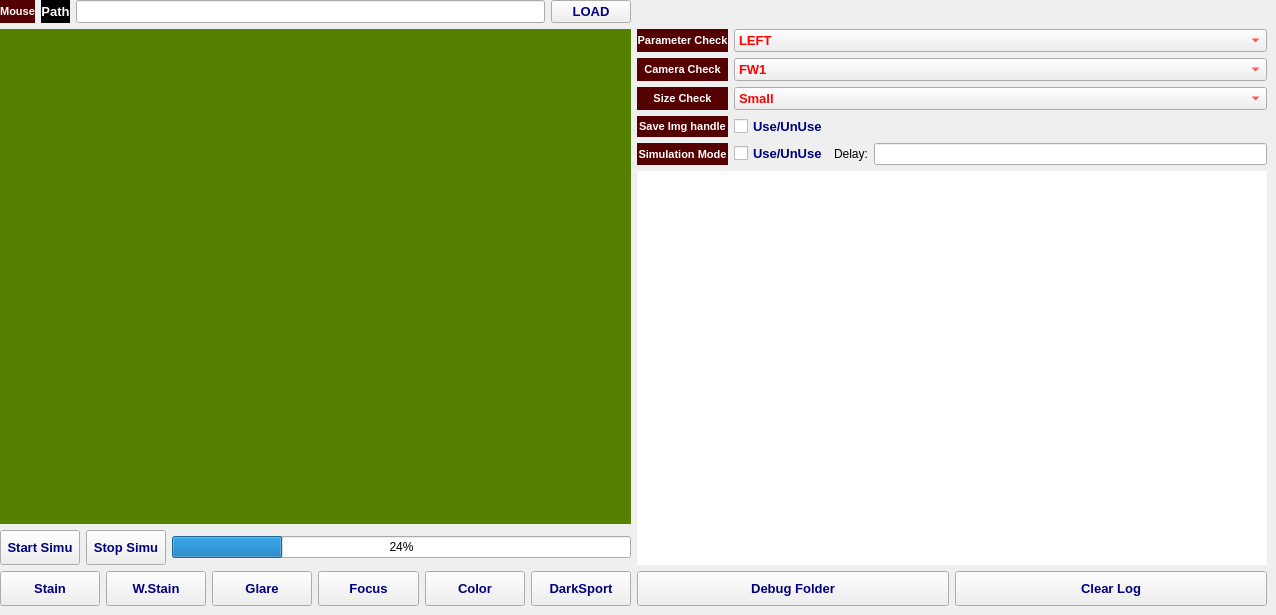
    <widget class="QWidget" name="tabTeach">
     <property name="enabled">
      <bool>true</bool>
     </property>
     <attribute name="icon">
      <iconset resource="Icon.qrc">
       <normaloff>:/Icon/Teach.JPG</normaloff>:/Icon/Teach.JPG</iconset>
     </attribute>
     <attribute name="title">
      <string/>
     </attribute>
     <widget class="QWidget" name="gridLayoutWidget_5">
      <property name="geometry">
       <rect>
        <x>0</x>
        <y>0</y>
        <width>1267</width>
        <height>606</height>
       </rect>
      </property>
      <layout class="QGridLayout" name="gridLayout_5">
       <item row="1" column="0">
        <layout class="QGridLayout" name="gridLayout_14">
         <item row="0" column="0">
          <widget class="QLabel" name="display">
           <property name="styleSheet">
            <string notr="true">background-color: rgb(85, 128, 0);</string>
           </property>
           <property name="text">
            <string/>
           </property>
          </widget>
         </item>
         <item row="1" column="0">
          <layout class="QGridLayout" name="gridLayout_12">
           <item row="0" column="2">
            <widget class="QProgressBar" name="progressBar">
             <property name="value">
              <number>24</number>
             </property>
            </widget>
           </item>
           <item row="0" column="1">
            <widget class="QPushButton" name="btnStopSimulator">
             <property name="minimumSize">
              <size>
               <width>0</width>
               <height>35</height>
              </size>
             </property>
             <property name="font">
              <font>
               <pointsize>10</pointsize>
               <weight>75</weight>
               <bold>true</bold>
              </font>
             </property>
             <property name="styleSheet">
              <string notr="true">color: rgb(0, 0, 127);</string>
             </property>
             <property name="text">
              <string>Stop Simu</string>
             </property>
             <property name="icon">
              <iconset resource="Icon.qrc">
               <normaloff>:/Icon/function.png</normaloff>:/Icon/function.png</iconset>
             </property>
             <property name="iconSize">
              <size>
               <width>45</width>
               <height>45</height>
              </size>
             </property>
            </widget>
           </item>
           <item row="0" column="0">
            <widget class="QPushButton" name="btnStartSimulator">
             <property name="minimumSize">
              <size>
               <width>0</width>
               <height>35</height>
              </size>
             </property>
             <property name="font">
              <font>
               <pointsize>10</pointsize>
               <weight>75</weight>
               <bold>true</bold>
              </font>
             </property>
             <property name="styleSheet">
              <string notr="true">color: rgb(0, 0, 127);</string>
             </property>
             <property name="text">
              <string>Start Simu</string>
             </property>
             <property name="icon">
              <iconset resource="Icon.qrc">
               <normaloff>:/Icon/function.png</normaloff>:/Icon/function.png</iconset>
             </property>
             <property name="iconSize">
              <size>
               <width>45</width>
               <height>45</height>
              </size>
             </property>
            </widget>
           </item>
          </layout>
         </item>
        </layout>
       </item>
       <item row="7" column="2">
        <layout class="QGridLayout" name="gridLayout_10">
         <item row="0" column="1">
          <widget class="QPushButton" name="btnOpenClear">
           <property name="minimumSize">
            <size>
             <width>0</width>
             <height>35</height>
            </size>
           </property>
           <property name="font">
            <font>
             <pointsize>10</pointsize>
             <weight>75</weight>
             <bold>true</bold>
            </font>
           </property>
           <property name="styleSheet">
            <string notr="true">color: rgb(0, 0, 127);</string>
           </property>
           <property name="text">
            <string>Clear Log</string>
           </property>
           <property name="icon">
            <iconset resource="Icon.qrc">
             <normaloff>:/Icon/exit.png</normaloff>:/Icon/exit.png</iconset>
           </property>
           <property name="iconSize">
            <size>
             <width>30</width>
             <height>30</height>
            </size>
           </property>
          </widget>
         </item>
         <item row="0" column="0">
          <widget class="QPushButton" name="btnOpenDebug">
           <property name="minimumSize">
            <size>
             <width>0</width>
             <height>35</height>
            </size>
           </property>
           <property name="font">
            <font>
             <pointsize>10</pointsize>
             <weight>75</weight>
             <bold>true</bold>
            </font>
           </property>
           <property name="styleSheet">
            <string notr="true">color: rgb(0, 0, 127);</string>
           </property>
           <property name="text">
            <string>Debug Folder</string>
           </property>
           <property name="icon">
            <iconset>
             <normaloff>Icon/images.jpg</normaloff>Icon/images.jpg</iconset>
           </property>
           <property name="iconSize">
            <size>
             <width>30</width>
             <height>30</height>
            </size>
           </property>
          </widget>
         </item>
        </layout>
       </item>
       <item row="1" column="2">
        <layout class="QGridLayout" name="gridLayout_3">
         <item row="3" column="0">
          <widget class="QTableWidget" name="tbwLogTestManual">
           <property name="styleSheet">
            <string notr="true">border-radius: 12px;</string>
           </property>
           <property name="editTriggers">
            <set>QAbstractItemView::SelectedClicked</set>
           </property>
           <attribute name="horizontalHeaderDefaultSectionSize">
            <number>1000</number>
           </attribute>
           <attribute name="horizontalHeaderMinimumSectionSize">
            <number>500</number>
           </attribute>
           <attribute name="verticalHeaderCascadingSectionResizes">
            <bool>false</bool>
           </attribute>
          </widget>
         </item>
         <item row="0" column="0">
          <layout class="QGridLayout" name="gridLayout_2">
           <item row="1" column="0">
            <widget class="QLabel" name="lblMouse_7">
             <property name="font">
              <font>
               <pointsize>8</pointsize>
               <weight>75</weight>
               <bold>true</bold>
              </font>
             </property>
             <property name="styleSheet">
              <string notr="true">background-color: rgb(85, 0, 0);
color:rgb(255, 255, 255);</string>
             </property>
             <property name="text">
              <string>Camera Check</string>
             </property>
             <property name="alignment">
              <set>Qt::AlignCenter</set>
             </property>
            </widget>
           </item>
           <item row="2" column="0">
            <widget class="QLabel" name="lblMouse_9">
             <property name="font">
              <font>
               <pointsize>8</pointsize>
               <weight>75</weight>
               <bold>true</bold>
              </font>
             </property>
             <property name="styleSheet">
              <string notr="true">background-color: rgb(85, 0, 0);
color:rgb(255, 255, 255);</string>
             </property>
             <property name="text">
              <string>Size Check</string>
             </property>
             <property name="alignment">
              <set>Qt::AlignCenter</set>
             </property>
            </widget>
           </item>
           <item row="3" column="0">
            <widget class="QLabel" name="lblMouse_10">
             <property name="font">
              <font>
               <pointsize>8</pointsize>
               <weight>75</weight>
               <bold>true</bold>
              </font>
             </property>
             <property name="styleSheet">
              <string notr="true">background-color: rgb(85, 0, 0);
color:rgb(255, 255, 255);</string>
             </property>
             <property name="text">
              <string>Save Img handle</string>
             </property>
             <property name="alignment">
              <set>Qt::AlignCenter</set>
             </property>
            </widget>
           </item>
           <item row="0" column="1">
            <widget class="QComboBox" name="cbbSelectParameterCheckManual">
             <property name="font">
              <font>
               <pointsize>10</pointsize>
               <weight>75</weight>
               <bold>true</bold>
              </font>
             </property>
             <property name="layoutDirection">
              <enum>Qt::LeftToRight</enum>
             </property>
             <property name="styleSheet">
              <string notr="true">color: rgb(255, 0, 0);
</string>
             </property>
             <property name="iconSize">
              <size>
               <width>30</width>
               <height>20</height>
              </size>
             </property>
             <item>
              <property name="text">
               <string>LEFT</string>
              </property>
              <property name="icon">
               <iconset resource="Icon.qrc">
                <normaloff>:/Icon/1.ico</normaloff>:/Icon/1.ico</iconset>
              </property>
             </item>
             <item>
              <property name="text">
               <string>RIGHT</string>
              </property>
              <property name="icon">
               <iconset resource="Icon.qrc">
                <normaloff>:/Icon/2.ico</normaloff>:/Icon/2.ico</iconset>
              </property>
             </item>
            </widget>
           </item>
           <item row="1" column="1">
            <widget class="QComboBox" name="cbbSelectCamToCheck">
             <property name="font">
              <font>
               <pointsize>10</pointsize>
               <weight>75</weight>
               <bold>true</bold>
              </font>
             </property>
             <property name="layoutDirection">
              <enum>Qt::LeftToRight</enum>
             </property>
             <property name="styleSheet">
              <string notr="true">color: rgb(255, 0, 0);
</string>
             </property>
             <property name="iconSize">
              <size>
               <width>30</width>
               <height>20</height>
              </size>
             </property>
             <item>
              <property name="text">
               <string>FW1</string>
              </property>
              <property name="icon">
               <iconset resource="Icon.qrc">
                <normaloff>:/Icon/1.ico</normaloff>:/Icon/1.ico</iconset>
              </property>
             </item>
             <item>
              <property name="text">
               <string>FW2</string>
              </property>
              <property name="icon">
               <iconset resource="Icon.qrc">
                <normaloff>:/Icon/2.ico</normaloff>:/Icon/2.ico</iconset>
              </property>
             </item>
            </widget>
           </item>
           <item row="4" column="0">
            <widget class="QLabel" name="lblMouse_11">
             <property name="font">
              <font>
               <pointsize>8</pointsize>
               <weight>75</weight>
               <bold>true</bold>
              </font>
             </property>
             <property name="styleSheet">
              <string notr="true">background-color: rgb(85, 0, 0);
color:rgb(255, 255, 255);</string>
             </property>
             <property name="text">
              <string>Simulation Mode</string>
             </property>
             <property name="alignment">
              <set>Qt::AlignCenter</set>
             </property>
            </widget>
           </item>
           <item row="2" column="1">
            <widget class="QComboBox" name="cbbSelectSizeCheckManual">
             <property name="font">
              <font>
               <pointsize>10</pointsize>
               <weight>75</weight>
               <bold>true</bold>
              </font>
             </property>
             <property name="layoutDirection">
              <enum>Qt::LeftToRight</enum>
             </property>
             <property name="styleSheet">
              <string notr="true">color: rgb(255, 0, 0);
</string>
             </property>
             <property name="iconSize">
              <size>
               <width>30</width>
               <height>20</height>
              </size>
             </property>
             <item>
              <property name="text">
               <string>Small</string>
              </property>
              <property name="icon">
               <iconset resource="Icon.qrc">
                <normaloff>:/Icon/1.ico</normaloff>:/Icon/1.ico</iconset>
              </property>
             </item>
             <item>
              <property name="text">
               <string>Large</string>
              </property>
              <property name="icon">
               <iconset resource="Icon.qrc">
                <normaloff>:/Icon/2.ico</normaloff>:/Icon/2.ico</iconset>
              </property>
             </item>
            </widget>
           </item>
           <item row="0" column="0">
            <widget class="QLabel" name="lblMouse_12">
             <property name="font">
              <font>
               <pointsize>8</pointsize>
               <weight>75</weight>
               <bold>true</bold>
              </font>
             </property>
             <property name="styleSheet">
              <string notr="true">background-color: rgb(85, 0, 0);
color:rgb(255, 255, 255);</string>
             </property>
             <property name="text">
              <string>Parameter Check</string>
             </property>
             <property name="alignment">
              <set>Qt::AlignCenter</set>
             </property>
            </widget>
           </item>
           <item row="5" column="1">
            <layout class="QGridLayout" name="gridLayout_7"/>
           </item>
           <item row="3" column="1">
            <widget class="QCheckBox" name="manualDebug">
             <property name="font">
              <font>
               <pointsize>10</pointsize>
               <weight>75</weight>
               <bold>true</bold>
              </font>
             </property>
             <property name="styleSheet">
              <string notr="true">color: rgb(0, 0, 127);</string>
             </property>
             <property name="text">
              <string>Use/UnUse</string>
             </property>
            </widget>
           </item>
           <item row="4" column="1">
            <layout class="QGridLayout" name="gridLayout_9">
             <item row="0" column="0">
              <widget class="QCheckBox" name="manualSimulation">
               <property name="font">
                <font>
                 <pointsize>10</pointsize>
                 <weight>75</weight>
                 <bold>true</bold>
                </font>
               </property>
               <property name="styleSheet">
                <string notr="true">color: rgb(0, 0, 127);</string>
               </property>
               <property name="text">
                <string>Use/UnUse</string>
               </property>
              </widget>
             </item>
             <item row="0" column="2">
              <widget class="QLineEdit" name="txt_delay"/>
             </item>
             <item row="0" column="1">
              <widget class="QLabel" name="label">
               <property name="text">
                <string>Delay:</string>
               </property>
              </widget>
             </item>
            </layout>
           </item>
          </layout>
         </item>
        </layout>
       </item>
       <item row="0" column="0">
        <layout class="QGridLayout" name="gridLayout_6">
         <item row="0" column="2">
          <widget class="QLineEdit" name="edtPath">
           <property name="font">
            <font>
             <pointsize>10</pointsize>
             <italic>true</italic>
            </font>
           </property>
           <property name="styleSheet">
            <string notr="true">color: rgb(0, 85, 0);</string>
           </property>
          </widget>
         </item>
         <item row="0" column="1">
          <widget class="QLabel" name="label_2">
           <property name="font">
            <font>
             <pointsize>10</pointsize>
             <weight>75</weight>
             <bold>true</bold>
            </font>
           </property>
           <property name="styleSheet">
            <string notr="true">background-color: rgb(0, 0, 0);
color: rgb(255, 255, 255);</string>
           </property>
           <property name="text">
            <string>Path</string>
           </property>
           <property name="alignment">
            <set>Qt::AlignCenter</set>
           </property>
          </widget>
         </item>
         <item row="0" column="0">
          <widget class="QLabel" name="lblMouse">
           <property name="font">
            <font>
             <pointsize>8</pointsize>
             <weight>75</weight>
             <bold>true</bold>
            </font>
           </property>
           <property name="styleSheet">
            <string notr="true">background-color: rgb(85, 0, 0);
color:rgb(255, 255, 255);</string>
           </property>
           <property name="text">
            <string>Mouse</string>
           </property>
           <property name="alignment">
            <set>Qt::AlignCenter</set>
           </property>
          </widget>
         </item>
         <item row="0" column="3">
          <widget class="QPushButton" name="btnLoad">
           <property name="font">
            <font>
             <pointsize>10</pointsize>
             <weight>75</weight>
             <bold>true</bold>
            </font>
           </property>
           <property name="styleSheet">
            <string notr="true">color: rgb(0, 0, 127);</string>
           </property>
           <property name="text">
            <string>LOAD</string>
           </property>
          </widget>
         </item>
        </layout>
       </item>
       <item row="7" column="0">
        <layout class="QGridLayout" name="gridLayout_4">
         <item row="0" column="5">
          <widget class="QPushButton" name="btnCheckDarkspot">
           <property name="minimumSize">
            <size>
             <width>0</width>
             <height>35</height>
            </size>
           </property>
           <property name="font">
            <font>
             <pointsize>10</pointsize>
             <weight>75</weight>
             <bold>true</bold>
            </font>
           </property>
           <property name="styleSheet">
            <string notr="true">color: rgb(0, 0, 127);</string>
           </property>
           <property name="text">
            <string>DarkSport</string>
           </property>
           <property name="icon">
            <iconset resource="Icon.qrc">
             <normaloff>:/Icon/function.png</normaloff>:/Icon/function.png</iconset>
           </property>
           <property name="iconSize">
            <size>
             <width>45</width>
             <height>45</height>
            </size>
           </property>
          </widget>
         </item>
         <item row="0" column="4">
          <widget class="QPushButton" name="btnCheckWrongColor">
           <property name="minimumSize">
            <size>
             <width>0</width>
             <height>35</height>
            </size>
           </property>
           <property name="font">
            <font>
             <pointsize>10</pointsize>
             <weight>75</weight>
             <bold>true</bold>
            </font>
           </property>
           <property name="styleSheet">
            <string notr="true">color: rgb(0, 0, 127);</string>
           </property>
           <property name="text">
            <string>Color</string>
           </property>
           <property name="icon">
            <iconset resource="Icon.qrc">
             <normaloff>:/Icon/function.png</normaloff>:/Icon/function.png</iconset>
           </property>
           <property name="iconSize">
            <size>
             <width>45</width>
             <height>45</height>
            </size>
           </property>
          </widget>
         </item>
         <item row="0" column="2">
          <widget class="QPushButton" name="btnCheckGlare">
           <property name="minimumSize">
            <size>
             <width>0</width>
             <height>35</height>
            </size>
           </property>
           <property name="font">
            <font>
             <pointsize>10</pointsize>
             <weight>75</weight>
             <bold>true</bold>
            </font>
           </property>
           <property name="styleSheet">
            <string notr="true">color: rgb(0, 0, 127);</string>
           </property>
           <property name="text">
            <string>Glare</string>
           </property>
           <property name="icon">
            <iconset resource="Icon.qrc">
             <normaloff>:/Icon/function.png</normaloff>:/Icon/function.png</iconset>
           </property>
           <property name="iconSize">
            <size>
             <width>45</width>
             <height>45</height>
            </size>
           </property>
          </widget>
         </item>
         <item row="0" column="3">
          <widget class="QPushButton" name="btnCheckFocus">
           <property name="minimumSize">
            <size>
             <width>0</width>
             <height>35</height>
            </size>
           </property>
           <property name="font">
            <font>
             <pointsize>10</pointsize>
             <weight>75</weight>
             <bold>true</bold>
            </font>
           </property>
           <property name="styleSheet">
            <string notr="true">color: rgb(0, 0, 127);</string>
           </property>
           <property name="text">
            <string>Focus</string>
           </property>
           <property name="icon">
            <iconset resource="Icon.qrc">
             <normaloff>:/Icon/function.png</normaloff>:/Icon/function.png</iconset>
           </property>
           <property name="iconSize">
            <size>
             <width>45</width>
             <height>45</height>
            </size>
           </property>
          </widget>
         </item>
         <item row="0" column="1">
          <widget class="QPushButton" name="btnCheckWhiteStain">
           <property name="minimumSize">
            <size>
             <width>0</width>
             <height>35</height>
            </size>
           </property>
           <property name="font">
            <font>
             <pointsize>10</pointsize>
             <weight>75</weight>
             <bold>true</bold>
            </font>
           </property>
           <property name="styleSheet">
            <string notr="true">color: rgb(0, 0, 127);</string>
           </property>
           <property name="text">
            <string>W.Stain</string>
           </property>
           <property name="icon">
            <iconset resource="Icon.qrc">
             <normaloff>:/Icon/function.png</normaloff>:/Icon/function.png</iconset>
           </property>
           <property name="iconSize">
            <size>
             <width>45</width>
             <height>45</height>
            </size>
           </property>
          </widget>
         </item>
         <item row="0" column="0">
          <widget class="QPushButton" name="btnCheckStain">
           <property name="minimumSize">
            <size>
             <width>0</width>
             <height>35</height>
            </size>
           </property>
           <property name="font">
            <font>
             <pointsize>10</pointsize>
             <weight>75</weight>
             <bold>true</bold>
            </font>
           </property>
           <property name="styleSheet">
            <string notr="true">color: rgb(0, 0, 127);</string>
           </property>
           <property name="text">
            <string>Stain</string>
           </property>
           <property name="icon">
            <iconset resource="Icon.qrc">
             <normaloff>:/Icon/function.png</normaloff>:/Icon/function.png</iconset>
           </property>
           <property name="iconSize">
            <size>
             <width>45</width>
             <height>45</height>
            </size>
           </property>
          </widget>
         </item>
        </layout>
       </item>
      </layout>
     </widget>
    </widget>
